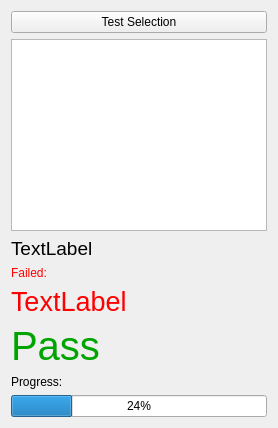
     <widget class="QWidget" name="mainScreen" native="true">
      <property name="enabled">
       <bool>true</bool>
      </property>
      <layout class="QVBoxLayout" name="verticalLayout">
       <item>
        <widget class="QPushButton" name="testSelectionButton">
         <property name="text">
          <string>Test Selection</string>
         </property>
        </widget>
       </item>
       <item>
        <widget class="QPlainTextEdit" name="testLog">
         <property name="font">
          <font>
           <pointsize>10</pointsize>
          </font>
         </property>
        </widget>
       </item>
       <item>
        <widget class="QLabel" name="statusLabel">
         <property name="font">
          <font>
           <pointsize>14</pointsize>
          </font>
         </property>
         <property name="text">
          <string>TextLabel</string>
         </property>
        </widget>
       </item>
       <item>
        <widget class="QLabel" name="errorFailLabel">
         <property name="palette">
          <palette>
           <active>
            <colorrole role="WindowText">
             <brush brushstyle="SolidPattern">
              <color alpha="255">
               <red>255</red>
               <green>0</green>
               <blue>0</blue>
              </color>
             </brush>
            </colorrole>
           </active>
           <inactive>
            <colorrole role="WindowText">
             <brush brushstyle="SolidPattern">
              <color alpha="255">
               <red>255</red>
               <green>0</green>
               <blue>0</blue>
              </color>
             </brush>
            </colorrole>
           </inactive>
           <disabled>
            <colorrole role="WindowText">
             <brush brushstyle="SolidPattern">
              <color alpha="255">
               <red>69</red>
               <green>69</green>
               <blue>69</blue>
              </color>
             </brush>
            </colorrole>
           </disabled>
          </palette>
         </property>
         <property name="text">
          <string>Failed:</string>
         </property>
        </widget>
       </item>
       <item>
        <widget class="QLabel" name="errorLabel">
         <property name="palette">
          <palette>
           <active>
            <colorrole role="WindowText">
             <brush brushstyle="SolidPattern">
              <color alpha="255">
               <red>255</red>
               <green>0</green>
               <blue>0</blue>
              </color>
             </brush>
            </colorrole>
           </active>
           <inactive>
            <colorrole role="WindowText">
             <brush brushstyle="SolidPattern">
              <color alpha="255">
               <red>255</red>
               <green>0</green>
               <blue>0</blue>
              </color>
             </brush>
            </colorrole>
           </inactive>
           <disabled>
            <colorrole role="WindowText">
             <brush brushstyle="SolidPattern">
              <color alpha="255">
               <red>69</red>
               <green>69</green>
               <blue>69</blue>
              </color>
             </brush>
            </colorrole>
           </disabled>
          </palette>
         </property>
         <property name="font">
          <font>
           <pointsize>20</pointsize>
          </font>
         </property>
         <property name="text">
          <string>TextLabel</string>
         </property>
        </widget>
       </item>
       <item>
        <widget class="QLabel" name="passLabel">
         <property name="palette">
          <palette>
           <active>
            <colorrole role="WindowText">
             <brush brushstyle="SolidPattern">
              <color alpha="255">
               <red>0</red>
               <green>164</green>
               <blue>0</blue>
              </color>
             </brush>
            </colorrole>
           </active>
           <inactive>
            <colorrole role="WindowText">
             <brush brushstyle="SolidPattern">
              <color alpha="255">
               <red>0</red>
               <green>164</green>
               <blue>0</blue>
              </color>
             </brush>
            </colorrole>
           </inactive>
           <disabled>
            <colorrole role="WindowText">
             <brush brushstyle="SolidPattern">
              <color alpha="255">
               <red>69</red>
               <green>69</green>
               <blue>69</blue>
              </color>
             </brush>
            </colorrole>
           </disabled>
          </palette>
         </property>
         <property name="font">
          <font>
           <pointsize>30</pointsize>
          </font>
         </property>
         <property name="text">
          <string>Pass</string>
         </property>
        </widget>
       </item>
       <item>
        <widget class="QLabel" name="progressLabel">
         <property name="text">
          <string>Progress:</string>
         </property>
        </widget>
       </item>
       <item>
        <widget class="QProgressBar" name="progressBar">
         <property name="enabled">
          <bool>true</bool>
         </property>
         <property name="sizePolicy">
          <sizepolicy hsizetype="Expanding" vsizetype="Fixed">
           <horstretch>0</horstretch>
           <verstretch>0</verstretch>
          </sizepolicy>
         </property>
         <property name="value">
          <number>24</number>
         </property>
        </widget>
       </item>
      </layout>
     </widget>
